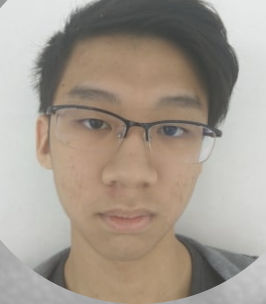
#> input picture sean.png, 266 x 304 px
$ python output_sean.py
#> lines starting #> are read from the running program, lines starting #| are printed output that depends on the picture
# [14 lines of commented-out code are left out]

from PIL import Image
from colorit import init_colorit, background

init_colorit()
#> (this line was passed over: colorit is not available in this run)
image = Image.open("sean.png")
#> image is the input picture: PIL image 266x304 RGBA; mean R, G, B, A 165.3, 155, 144, 255
image = image.resize((120, 50))
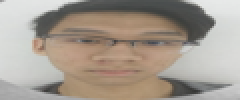
#> image: PIL image 120x50 RGBA (shown 2 times larger); mean R, G, B, A 165.3, 154.9, 143.9, 255

for y in range(image.size[1]):
    for x in range(image.size[0]):
#> (the run stopped early here; a loop or call above may not have finished)
